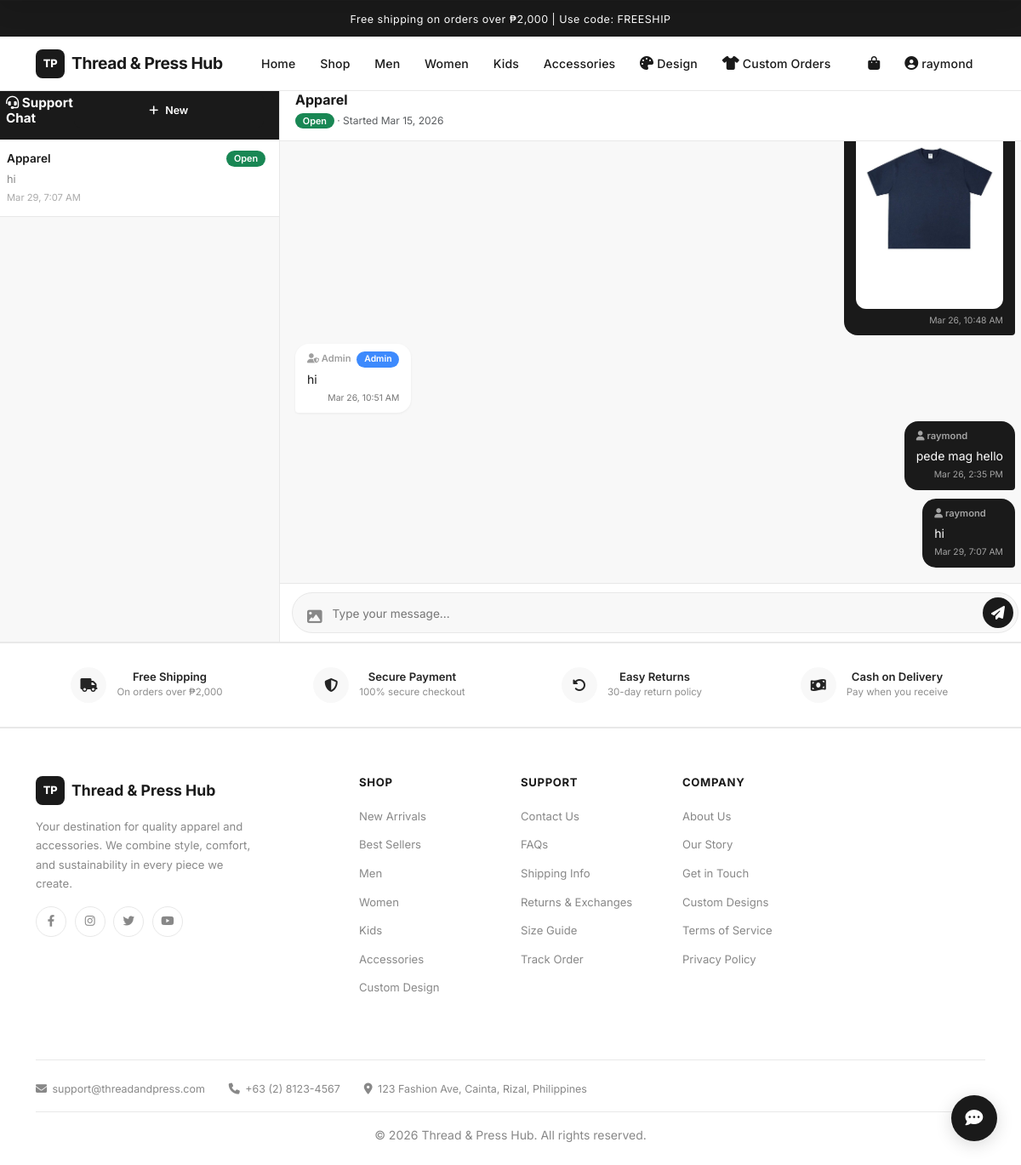
Screenshot of /support-chat.php?conversation=2 (signed in) with the database file from the repository.
### tables this page shows
CREATE TABLE `support_conversations` (
  `id` int(11) NOT NULL,
  `user_id` int(11) NOT NULL,
  `subject` varchar(255) NOT NULL,
  `status` enum('open','closed') DEFAULT 'open',
  `created_at` timestamp NOT NULL DEFAULT current_timestamp(),
  `updated_at` timestamp NOT NULL DEFAULT current_timestamp() ON UPDATE current_timestamp()
);

CREATE TABLE `support_messages` (
  `id` int(11) NOT NULL,
  `conversation_id` int(11) NOT NULL,
  `sender_id` int(11) NOT NULL,
  `sender_type` enum('user','admin') NOT NULL,
  `message` text DEFAULT NULL,
  `image_path` varchar(500) DEFAULT NULL,
  `is_read` tinyint(1) DEFAULT 0,
  `created_at` timestamp NOT NULL DEFAULT current_timestamp()
);

CREATE TABLE `users` (
  `id` int(11) NOT NULL,
  `fullname` varchar(100) NOT NULL,
  `email` varchar(100) NOT NULL,
  `phone` varchar(20) DEFAULT NULL,
  `password` varchar(255) NOT NULL,
  `user_type` enum('regular','pwd','senior','admin') DEFAULT 'regular',
  `pwd_id` varchar(50) DEFAULT NULL,
  `senior_id` varchar(50) DEFAULT NULL,
  `street_address` varchar(255) DEFAULT NULL,
  `barangay` varchar(100) DEFAULT NULL,
  `city` varchar(100) DEFAULT NULL,
  `province` varchar(100) DEFAULT NULL,
  `zipcode` varchar(20) DEFAULT NULL,
  `created_at` timestamp NOT NULL DEFAULT current_timestamp(),
  `updated_at` timestamp NOT NULL DEFAULT current_timestamp() ON UPDATE current_timestamp()
);

### includes/support-chat-config.php (called while the page is built, shortened)
<?php
function getUserConversations($conn, $userId)
{
    $stmt = $conn->prepare("
        SELECT sc.*,
               (SELECT COUNT(*) FROM support_messages sm WHERE sm.conversation_id = sc.id AND sm.sender_type = 'admin' AND sm.is_read = 0) as unread_count,
               (SELECT sm2.message FROM support_messages sm2 WHERE sm2.conversation_id = sc.id ORDER BY sm2.created_at DESC LIMIT 1) as last_message,
               (SELECT sm3.created_at FROM support_messages sm3 WHERE sm3.conversation_id = sc.id ORDER BY sm3.created_at DESC LIMIT 1) as last_message_at
        FROM support_conversations sc
        WHERE sc.user_id = ?
        ORDER BY sc.updated_at DESC
    ");
    $stmt->bind_param("i", $userId);
    $stmt->execute();
    $result = $stmt->get_result();
    $conversations = [];
    while ($row = $result->fetch_assoc()) {
        $conversations[] = $row;
    }
    return $conversations;
}
function getConversationMessages($conn, $conversationId)
{
    $stmt = $conn->prepare("
        SELECT sm.*, u.fullname as sender_name
        FROM support_messages sm
        JOIN users u ON sm.sender_id = u.id
        WHERE sm.conversation_id = ?
        ORDER BY sm.created_at ASC
    ");
    $stmt->bind_param("i", $conversationId);
    $stmt->execute();
    $result = $stmt->get_result();
    $messages = [];
    while ($row = $result->fetch_assoc()) {
        $messages[] = $row;
    }
    return $messages;
}
function getConversation($conn, $conversationId, $userId = null)
{
    $sql = "SELECT sc.*, u.fullname, u.email FROM support_conversations sc JOIN users u ON sc.user_id = u.id WHERE sc.id = ?";
    if ($userId) {
        $sql .= " AND sc.user_id = ?";
    }
    $stmt = $conn->prepare($sql);
    if ($userId) {
        $stmt->bind_param("ii", $conversationId, $userId);
    } else {
        $stmt->bind_param("i", $conversationId);
    }
    $stmt->execute();
    $result = $stmt->get_result();
    $conversation = $result->fetch_assoc();
    return $conversation;
}

### support-chat.php (the view, shortened to what this page needs)
<?php
require 'includes/support-chat-config.php';
$userId = $_SESSION['user_id'];
$conversations = getUserConversations($conn, $userId);
$activeConversation = null;
$messages = [];
if (isset($_GET['conversation'])) {
    $convId = intval($_GET['conversation']);
    $activeConversation = getConversation($conn, $convId, $userId);
    if ($activeConversation) {
        $messages = getConversationMessages($conn, $convId);
    }
}
?>
<?php include 'includes/header/header.php'; ?>
<div class="support-chat-container">
    <div class="support-chat-wrapper">
        <div class="support-sidebar" id="supportSidebar">
            <div class="support-sidebar-header">
                <h5><i class="fas fa-headset"></i> Support Chat</h5>
                <button class="btn btn-sm btn-primary" data-bs-toggle="modal" data-bs-target="#newConversationModal">
                    <i class="fas fa-plus"></i> New
                </button>
            </div>
            <div class="support-conversation-list">
                <?php if (empty($conversations)): ?>
                    <div class="text-center text-muted p-4">
                        <i class="fas fa-comments fa-2x mb-2 d-block"></i>
                        No conversations yet.<br>Start one to chat with our team!
                    </div>
                <?php else: ?>
                    <?php foreach ($conversations as $conv): ?>
                        <a href="support-chat.php?conversation=<?php echo $conv['id']; ?>"
                           class="support-conv-item <?php echo ($activeConversation && $activeConversation['id'] == $conv['id']) ? 'active' : ''; ?>">
                            <div class="support-conv-header">
                                <span class="support-conv-subject"><?php echo htmlspecialchars($conv['subject']); ?></span>
                                <span class="support-conv-status badge bg-<?php echo $conv['status'] === 'open' ? 'success' : 'secondary'; ?>">
                                    <?php echo ucfirst($conv['status']); ?>
                                </span>
                            </div>
                            <div class="support-conv-preview">
                                <?php echo htmlspecialchars(mb_strimwidth($conv['last_message'] ?? 'No messages', 0, 50, '...')); ?>
                            </div>
                            <div class="support-conv-meta">
                                <span class="support-conv-time">
                                    <?php echo $conv['last_message_at'] ? date('M d, g:i A', strtotime($conv['last_message_at'])) : date('M d, g:i A', strtotime($conv['created_at'])); ?>
                                </span>
                            </div>
                        </a>
                    <?php endforeach; ?>
                <?php endif; ?>
            </div>
        </div>
        <div class="support-main-chat">
            <?php if ($activeConversation): ?>
                <div class="support-chat-header">
                    <div class="support-chat-info">
                        <h6><?php echo htmlspecialchars($activeConversation['subject']); ?></h6>
                        <small class="text-muted">
                            <span class="badge bg-<?php echo $activeConversation['status'] === 'open' ? 'success' : 'secondary'; ?>">
                                <?php echo ucfirst($activeConversation['status']); ?>
                            </span>
                            &middot; Started <?php echo date('M d, Y', strtotime($activeConversation['created_at'])); ?>
                        </small>
                    </div>
                </div>
                <div class="support-messages" id="supportMessages">
                    <?php foreach ($messages as $msg): ?>
                        <div class="support-msg <?php echo $msg['sender_type'] === 'user' ? 'support-msg-user' : 'support-msg-admin'; ?>" data-msg-id="<?php echo $msg['id']; ?>">
                            <div class="support-msg-bubble">
                                <div class="support-msg-sender">
                                    <i class="fas <?php echo $msg['sender_type'] === 'user' ? 'fa-user' : 'fa-user-shield'; ?>"></i>
                                    <?php echo htmlspecialchars($msg['sender_name']); ?>
                                    <?php if ($msg['sender_type'] === 'admin'): ?>
                                        <span class="badge bg-primary ms-1" style="font-size: 0.65rem;">Admin</span>
                                    <?php endif; ?>
                                </div>
                                <?php if ($msg['image_path']): ?>
                                    <div class="support-msg-image">
                                        <a href="<?php echo htmlspecialchars($msg['image_path']); ?>" target="_blank">
                                            <img src="<?php echo htmlspecialchars($msg['image_path']); ?>" alt="Shared image" loading="lazy">
                                        </a>
                                    </div>
                                <?php endif; ?>
                                <?php if ($msg['message']): ?>
                                    <div class="support-msg-text"><?php echo nl2br(htmlspecialchars($msg['message'])); ?></div>
                                <?php endif; ?>
                                <div class="support-msg-time">
                                    <?php echo date('M d, g:i A', strtotime($msg['created_at'])); ?>
                                </div>
                            </div>
                        </div>
                    <?php endforeach; ?>
                </div>
                <?php if ($activeConversation['status'] === 'open'): ?>
                    <div class="support-input-area">
                        <form id="supportChatForm" enctype="multipart/form-data">
                            <div class="support-input-wrapper">
                                <div class="support-input-row">
                                    <label class="support-attach-btn" for="chatImage" title="Attach image">
                                        <i class="fas fa-image"></i>
                                    </label>
                                    <textarea id="chatMessage" name="message" placeholder="Type your message..." rows="1"></textarea>
                                    <button type="submit" class="support-send-btn" id="sendBtn">
                                        <i class="fas fa-paper-plane"></i>
                                    </button>
                                </div>
                            </div>
                        </form>
                    </div>
                <?php else: ?>
                    <div class="support-closed-notice">
                        <i class="fas fa-lock"></i> This conversation has been closed.
                    </div>
                <?php endif; ?>
            <?php endif; ?>
        </div>
    </div>
</div>
<?php include 'includes/footer/footer.php'; ?>

### rows the page displays
support_conversations: subject "Apparel", status "Open", last_message "hi", last_message_at "Mar 29, 7:07 AM", created_at "Mar 15, 2026"
support_messages: image_path (picture), created_at "Mar 26, 10:48 AM"
support_messages: users.fullname "Admin", sender_type "Admin", message "hi", created_at "Mar 26, 10:51 AM"
support_messages: users.fullname "raymond", message "pede mag hello", created_at "Mar 26, 2:35 PM"
support_messages: users.fullname "raymond", message "hi", created_at "Mar 29, 7:07 AM"

### other values shown
$_SESSION['user_name'] "raymond"
